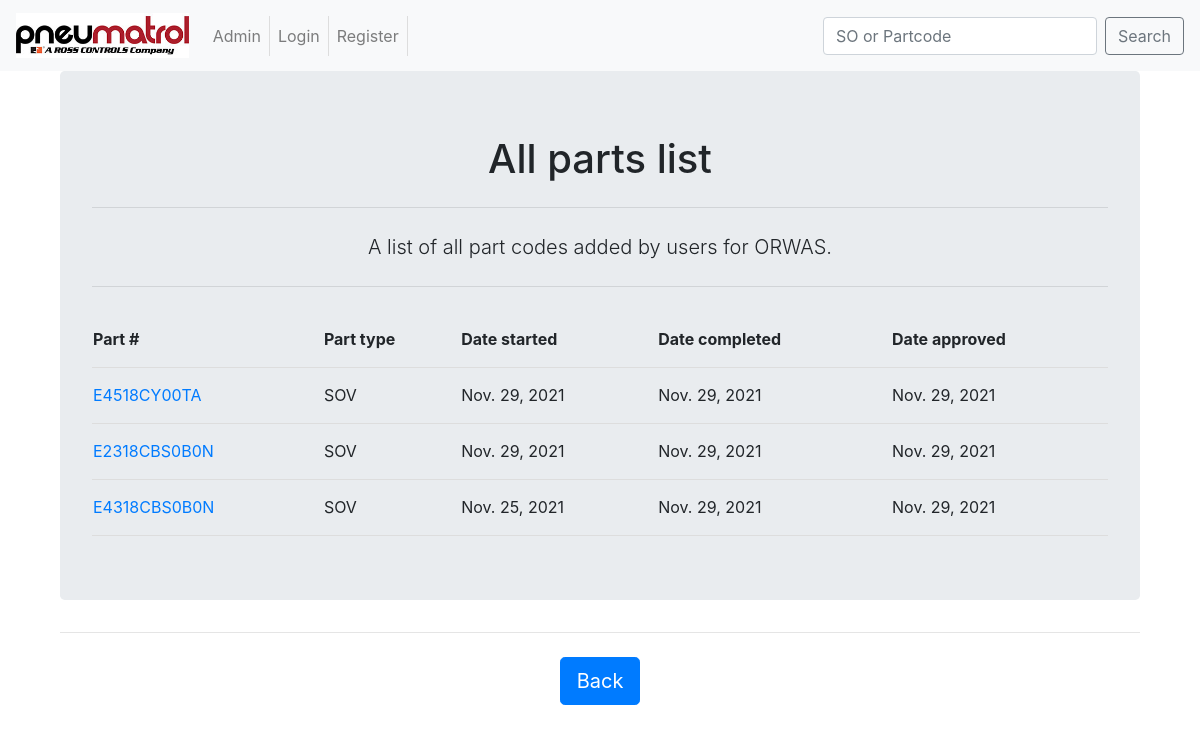
Before: /ORWAapp/home/AllParts/ with the older database file.
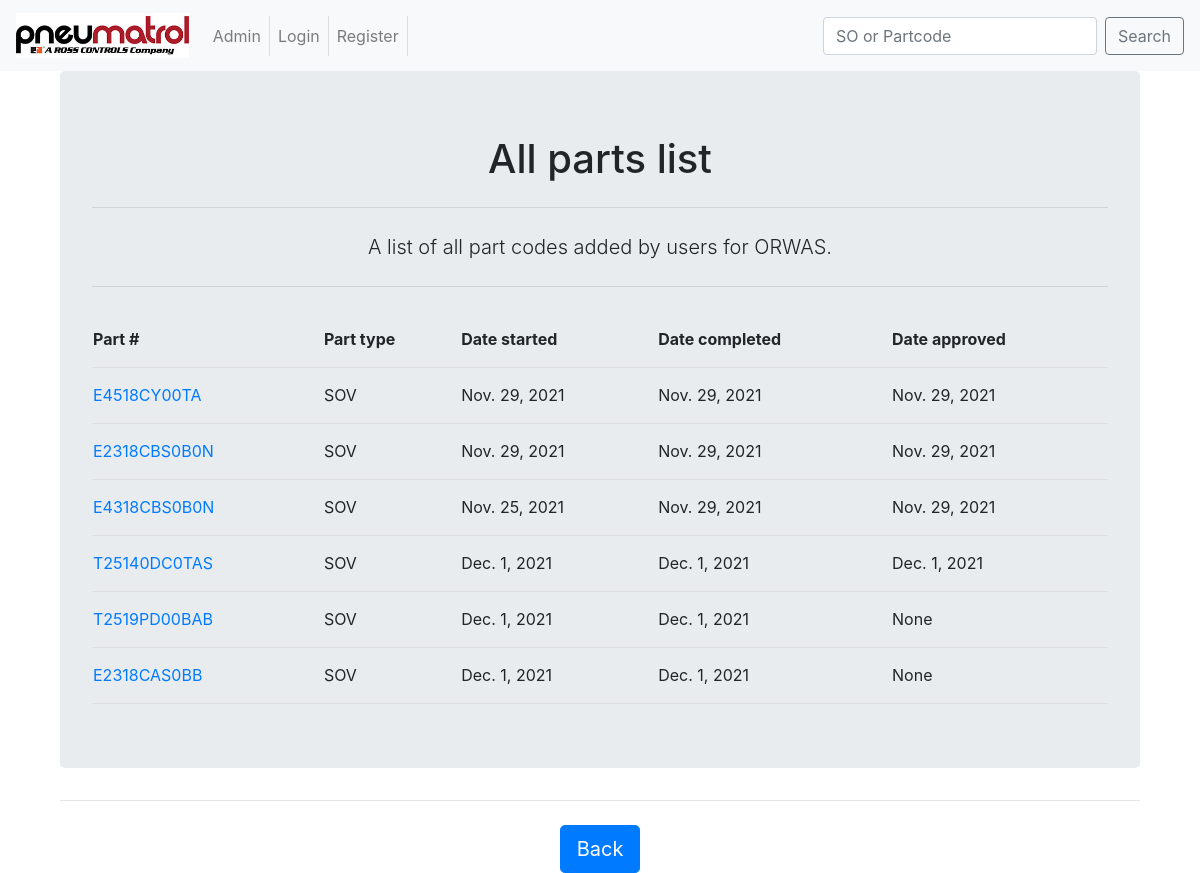
After: the same page with the newer database file.
### ORWAapp/models.py (models this page shows, shortened)
class Parts(models.Model):
	part_code = models.CharField(max_length=22, unique=True)
	part_type = models.ForeignKey(PartType, on_delete=models.CASCADE)
	sales_order = models.ForeignKey(SalesOrder, on_delete=models.CASCADE, related_name='salesorder')
	updated_code = models.BooleanField(default=False)
	start_date = models.DateField()
	completed_by = models.ForeignKey(User, on_delete=models.CASCADE, related_name='completedby', null=False, blank=True)
	completed_date = models.DateField(auto_now_add = True)
	approved_by = models.ForeignKey(User, on_delete=models.CASCADE, related_name='approvedby', null=True, blank=True)
	approved_date = models.DateField(null=True, blank=True)
	problem_parts = models.BooleanField(default=False, verbose_name ="Problem parts checked")
	problem_parts_cleared = models.BooleanField(default = False)
	notes = models.TextField(blank=True)
	SMALL = 'S'
	MEDIUM = "M"
	LARGE = "L"
	HUGE = "H"
	SIZE_CHOICES = [
	    (SMALL, 'Small'),
	    (MEDIUM, 'Medium'),
	    (LARGE, 'Large'),
	    (HUGE, 'Huge'),
	]
	size = models.CharField(max_length=1, choices=SIZE_CHOICES, null = False)
	class Meta:
		verbose_name_plural = "Parts"

class PartType(models.Model):
	name = models.CharField(max_length=20, unique=True)
	description = models.TextField(max_length=200, help_text="200 character max")
	def __str__(self):
		return self.name
	class Meta:
		verbose_name_plural = "Part Types"

### ORWAapp/views.py (the view)
# urls.py: path('home/AllParts/', views.AllParts, name='AllParts'),
def AllParts(request):
    user = request.user.username
    ap = Parts.objects.all()
    context = {
    'insert_me':user,
    'ap': ap,
    }
    return render(request, 'ORWAapp/home/AllParts.html', context)

### templates/ORWAapp/home/AllParts.html (shortened to what this page needs)
<!DOCTYPE html>
{% extends "base.html" %}
    {% block body_block %}
        <div class="container">
            <center>
            <div class="jumbotron">
                <h1>All parts list</h1>
                <hr class="my-4">
                <p class="lead">A list of all part codes added by users for ORWAS. </p>
                <hr class="my-4">
                    <table>
                        <tr>
                            <th>Part #</th>
                            <th>Part type</th>
                            <th>Date started</th>
                            <th>Date completed</th>
                            <th>Date approved</th>
                        </tr>
                        {% for p in ap %}
                        <tr>
                            <td><a href="{% url 'ORWAapp:PartDetail' p.part_code %}">{{ p.part_code }}</a></td>
                            <td>{{ p.part_type }}</td>
                            <td>{{ p.start_date }}</td>
                            <td>{{ p.completed_date }}</td>
                            <td>{{ p.approved_date }}</td>
                        </tr>
                        {% endfor %}
                    </table>
            </div>
            <hr class="my-4">
        <a class="btn btn-primary btn-lg" href="{% url 'ORWAapp:home' %}" role="button">Back</a>
{% endblock %}

### templates/base.html (shortened to what this page needs)
<!DOCTYPE html>
{% load static %}
<html>
<head>
	<link rel="stylesheet" href="https://maxcdn.bootstrapcdn.com/bootstrap/4.0.0/css/bootstrap.min.css">
	<link rel="stylesheet" href="{% static 'css/mystyle.css' %}">
</head>
<body>
	<nav class="navbar navbar-expand-lg navbar-light bg-light">
   		{%  if user.is_authenticated %}
    		<a class="navbar-brand" href="{% url 'ORWAapp:home' %}"><img src="{% static 'images/logo.jpg'%}" alt="NOT FOUND"></a>
    	{% else %}
    		<a class="navbar-brand" href="{% url 'index' %}"><img src="{% static 'images/logo.jpg'%}" alt="NOT FOUND"></a>
    	{% endif %}
    	<div class="collapse navbar-collapse" id="navbarTogglerDemo02">
        	<ul class="navbar-nav mr-auto mt-2 mt-lg-0">
            	<li class="nav-item">
            		<a class="nav-link" href="{% url 'admin:index' %}">Admin</a></li>
           		{%  if user.is_authenticated %}
           			<li class="nav-item"><a class="nav-link" href="{% url 'logout' %}">Logout</a></li>
           		{% else %}
   					<li class="nav-item"><a class="nav-link" href="{% url 'user_login' %}">Login </a></li>
   					<li class="nav-item"><a class="nav-link" href="{% url 'register' %}">Register</a></li>
           		{% endif %}
        	</ul>
        		<form class="form-inline" method ="GET" action="/Search">
				    <input class="form-control mr-sm-2" type="search" placeholder="SO or Partcode" aria-label="Search" name="search_input">
					<div>
						<input type="submit" class = "btn btn-outline-secondary my-2 my-sm-0" value="Search" href="{% url 'searchResults' %}">
					</div>
				</form>
	  	</div>
	</nav>
	<div class="container">
		{% block body_block %}{% endblock %}
	</div>
</body>
</html>

### static/css/mystyle.css (style rules this page uses)
img { height: 45px; }
table { width:100%; font-size: 16px; }
td, th { height: 56px; padding-top: 12px; padding-bottom: 12px; border-bottom: 1px solid #ddd; text-align:left; }
.nav-link { border-right: solid 1px #ddd; }

Changed rows visible on the page:
added Parts: part_code "T25140DC0TAS", part_type "SOV", start_date "Dec. 1, 2021", completed_date "Dec. 1, 2021", approved_date "Dec. 1, 2021"
added Parts: part_code "T2519PD00BAB", part_type "SOV", start_date "Dec. 1, 2021", completed_date "Dec. 1, 2021", approved_date "None"
added Parts: part_code "E2318CAS0BB", part_type "SOV", start_date "Dec. 1, 2021", completed_date "Dec. 1, 2021", approved_date "None"
